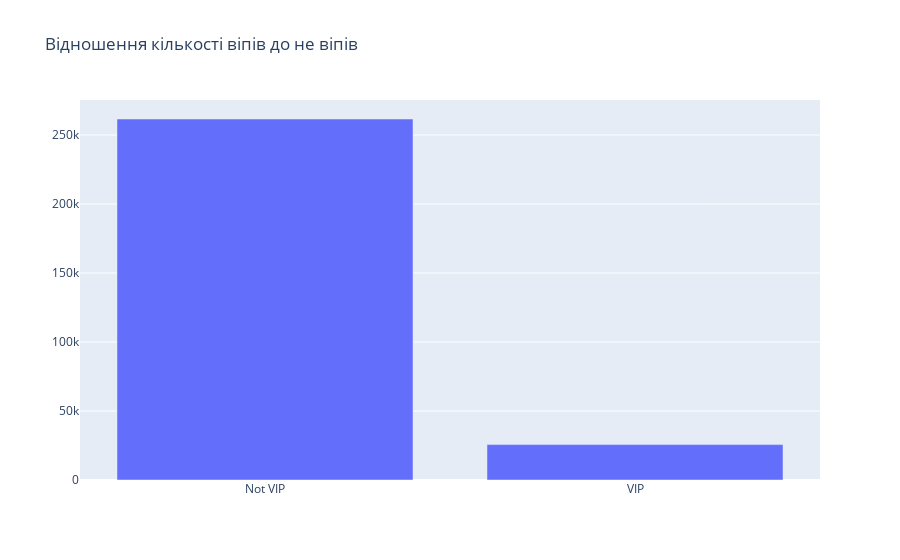

Here is the notebook cell this chart was saved with:
### Code cell
data = [go.Bar(x=vips,y=vips_cnt)]
layout = go.Layout(title = 'Відношення кількості віпів до не віпів')
fig = go.Figure(data=data, layout=layout)
iplot(fig)

### Figure 1 — Plotly figure (JSON) as saved in the notebook; plotly's stock layout.template omitted (floating-point values rounded to 4 significant figures)
{"data": [{"type": "bar", "x": ["Not VIP", "VIP"], "y": [261585, 25645]}], "layout": {"title": {"text": "Відношення кількості віпів до не віпів"}}}
